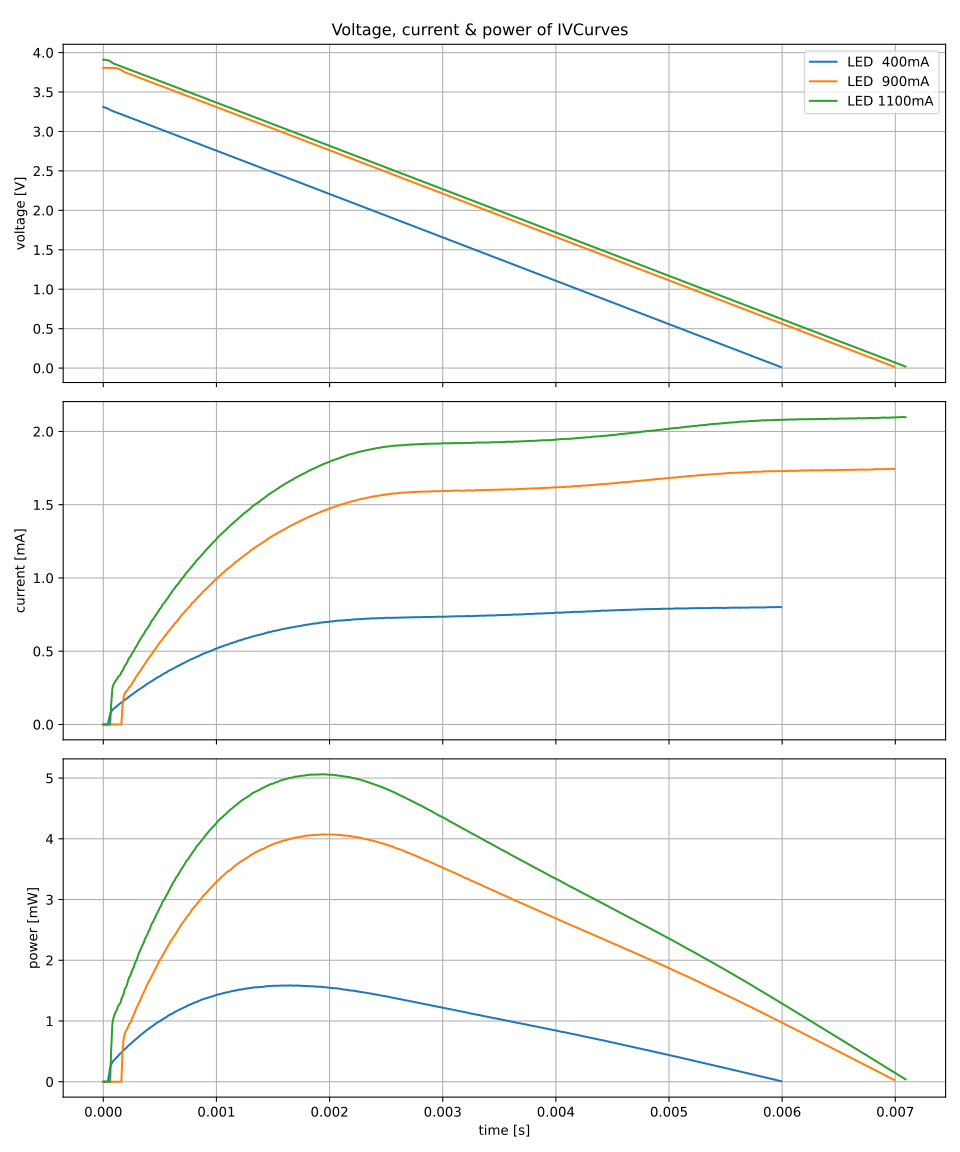

Reproduce this figure in Python.
from pathlib import Path

import numpy as np

from data_solar import data_names as ivcurve_names
from data_solar import get_ivcurve
from matplotlib import pyplot as plt

fig, axs = plt.subplots(3, 1, sharex="all", figsize=(10, 2 * 6), layout="tight")

fig.suptitle("Voltage, current & power of IVCurves")

axs[0].set_ylabel("voltage [V]")
axs[1].set_ylabel("current [mA]")
axs[2].set_ylabel("power [mW]")

axs[2].set_xlabel("time [s]")

for name in ivcurve_names:
    ivcurve = get_ivcurve(name)
    # ivcurve["Time [s]"] = ivcurve["Time [s]"] - ivcurve["Time [s]"][0]
    ivcurve["Time [s]"] = 10e-6 * np.arange(0, ivcurve.shape[0])
    ivcurve["Power [W]"] = ivcurve["Voltage [V]"] * ivcurve["Current [A]"]
    axs[0].plot(ivcurve["Time [s]"], ivcurve["Voltage [V]"], label=name)
    axs[1].plot(ivcurve["Time [s]"], 1e3 * ivcurve["Current [A]"], label=name)
    axs[2].plot(ivcurve["Time [s]"], 1e3 * ivcurve["Power [W]"], label=name)

axs[0].legend(ivcurve_names, loc="upper right")

for ax in axs:
    # deactivates offset-creation for ax-ticks
    ax.get_yaxis().get_major_formatter().set_useOffset(False)
    ax.get_xaxis().get_major_formatter().set_useOffset(False)
    # add grid
    ax.grid(True)


# plt.savefig(Path(__file__).with_suffix(".png"))
plt.savefig(Path(__file__).with_suffix(".svg"))
plt.close(fig)
plt.clf()
